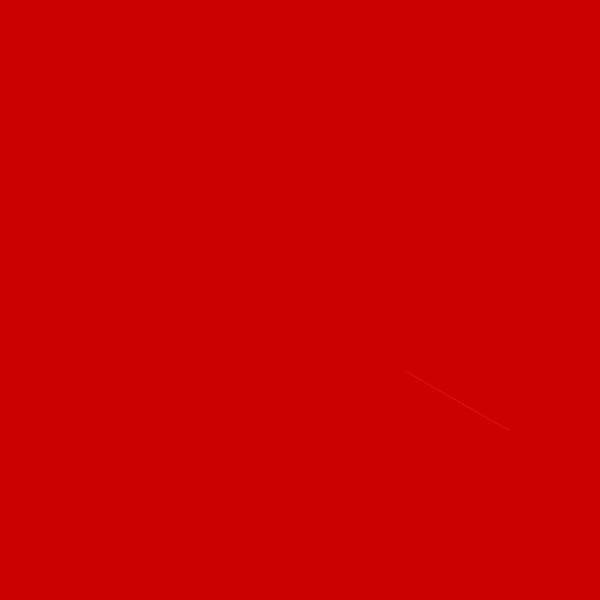
Frame 1 (no input)
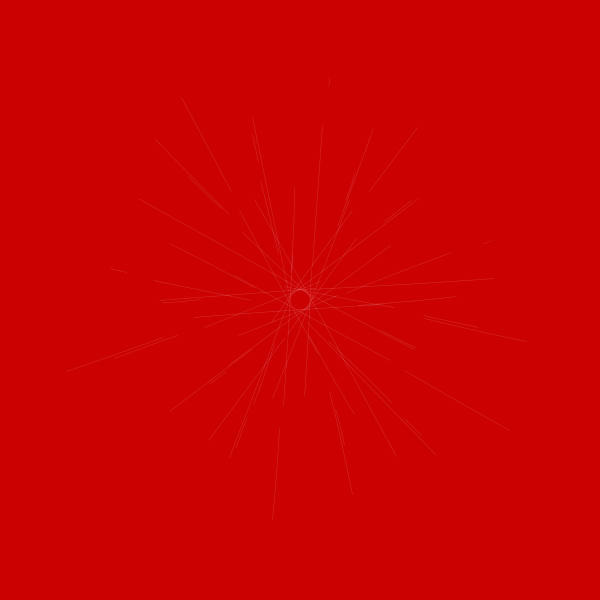
Frame 60 (the mouse pressed at the canvas centre just before this capture)
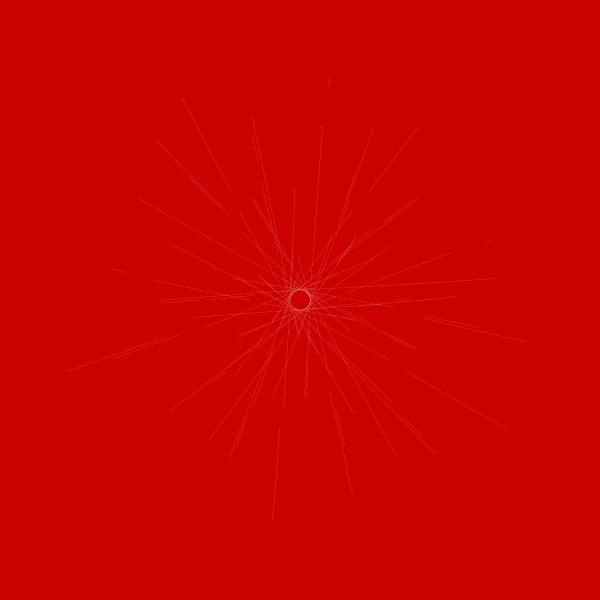
Frame 120 (the mouse held since frame 60 and released just before this capture)

The Processing sketch that drew these frames (run headless with seeded random() and noise(); from frame 60 on, the mouse is pressed at the canvas centre):

// Processing sketch: processing_167777
// ── processing_167777.pde

float x, y;
float angle = 10; 
float r = 222;
float diff = 2; 


void setup() {
  size(600, 600);
  background(203,0,0);
 
}

void draw() {

  noFill(); 


  x = r * cos(angle); 
  y = r * sin(angle);

  strokeWeight(0.5); 
  stroke(255, 50); 

  translate(width/2, height/2); 
  rotate(r); 

  ellipse(10, x, 0, y);
  //ellipse(x, 0, x, 50);
  //line( 0, 0, x, y); 

  angle = angle +100;
  r = r - diff;

  if ( r == 0 || r == 500) { 
    diff =  diff * -1;
  }
}
